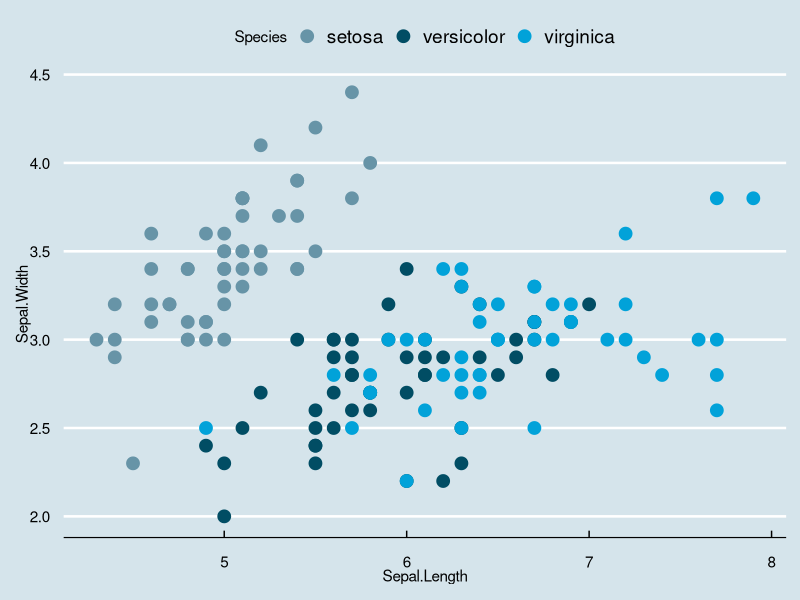
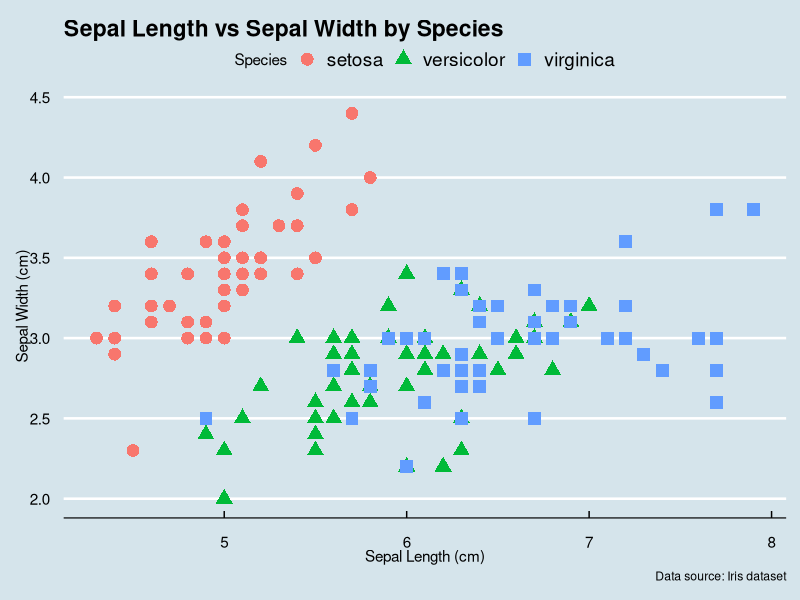
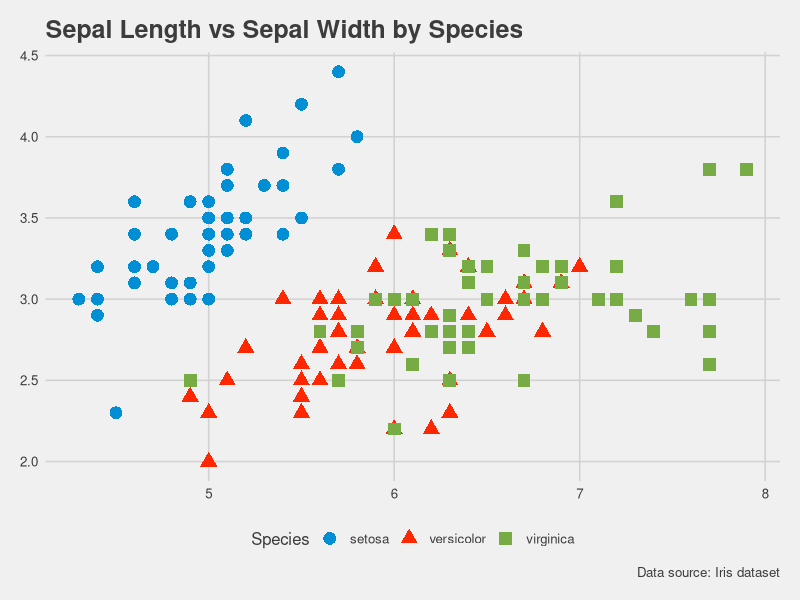
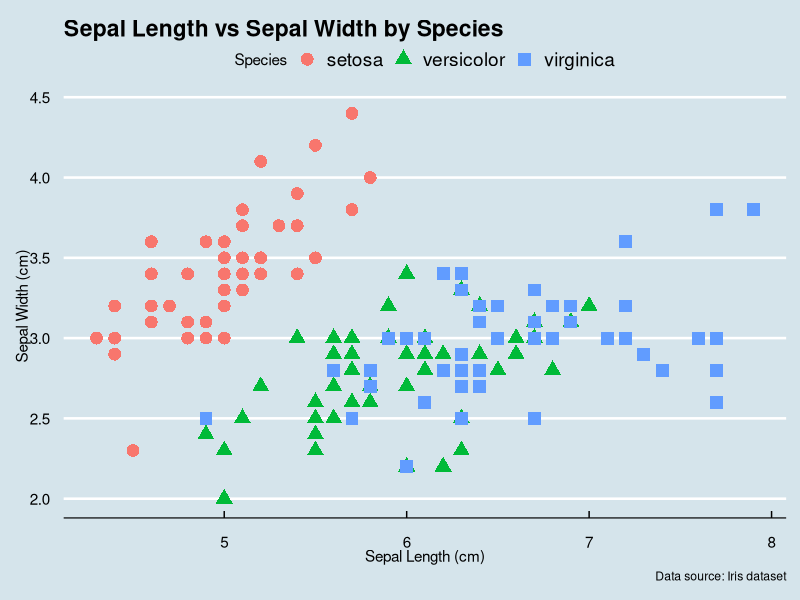
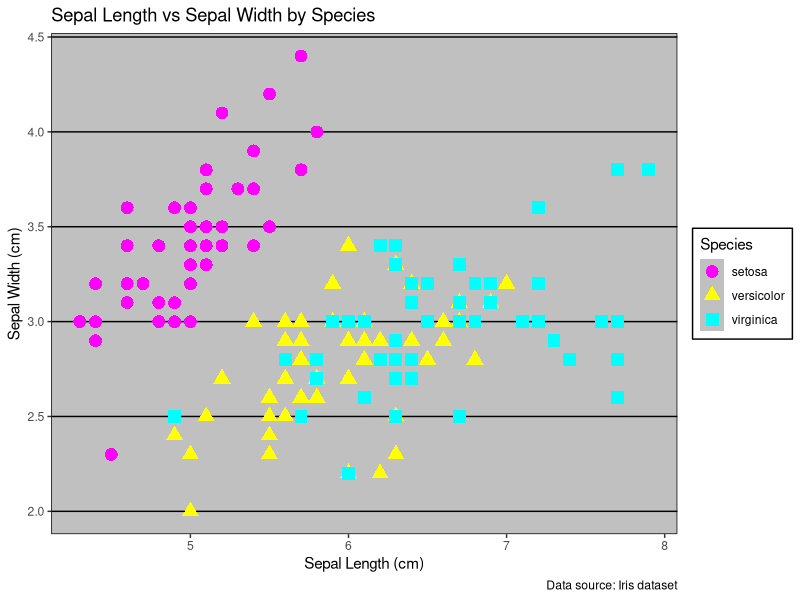
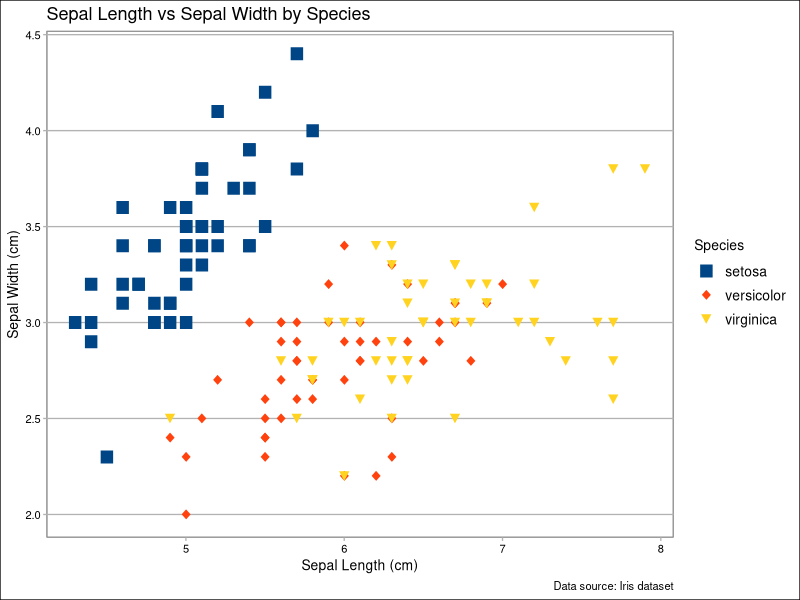
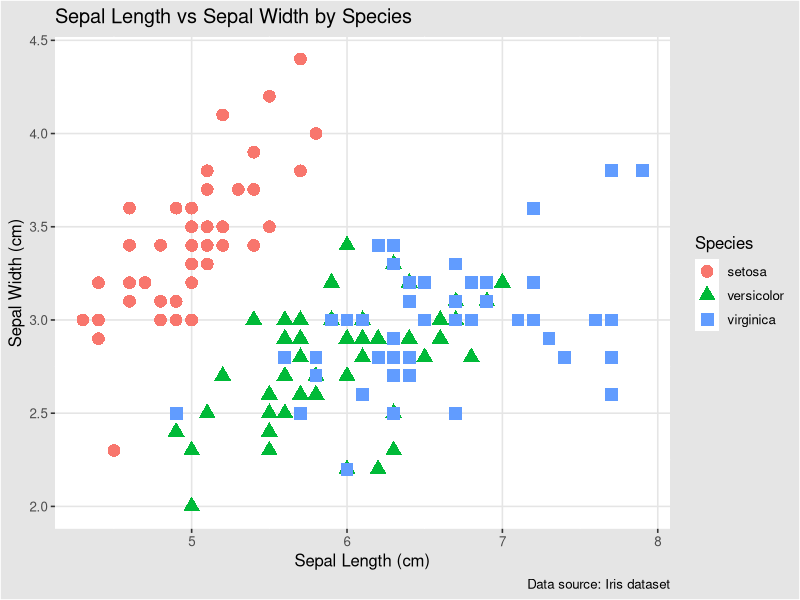
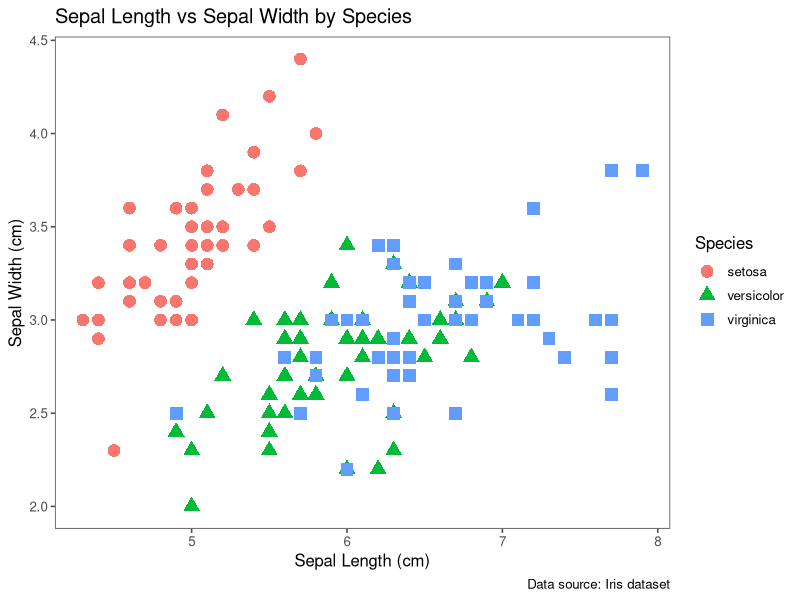

The R script that drew these images, in order:
## ---- chunk 1
knitr::opts_chunk$set(warning = FALSE, message = FALSE, fig.align = "center")
## ---- chunk 2
library(ggplot2)
library(ggthemes)
p <- ggplot(iris, aes(x = Sepal.Length, y = Sepal.Width, color = Species)) +
  geom_point(size = 4)
p + theme_economist() + scale_color_economist()
## ---- chunk 3
library(ggplot2)
library(ggthemes)

p <- ggplot(iris, aes(x = Sepal.Length, y = Sepal.Width, color = Species, shape = Species)) +
  geom_point(size = 4) +
  labs(
    title = "Sepal Length vs Sepal Width by Species",
    x = "Sepal Length (cm)",
    y = "Sepal Width (cm)",
    caption = "Data source: Iris dataset"
  )

p + theme_economist()
## ---- chunk 4
p + theme_fivethirtyeight() + scale_color_fivethirtyeight()
## ---- chunk 5
p + theme_economist()
## ---- chunk 6
p + theme_excel() + scale_color_excel()
## ---- chunk 7
p + theme_calc() + scale_color_calc() + scale_shape_calc()
## ---- chunk 8
p + theme_igray()
## ---- chunk 9
p + theme_few()
## ---- chunk 10
p + theme_solarized() + scale_color_solarized()
## ---- chunk 11
p + theme_solarized(light = FALSE) + scale_color_solarized()
## ---- chunk 12
p + theme_tufte()
## ---- chunk 13
p + theme_wsj()
## ---- chunk 14
p + theme_stata() + scale_color_stata() + scale_shape_stata()
